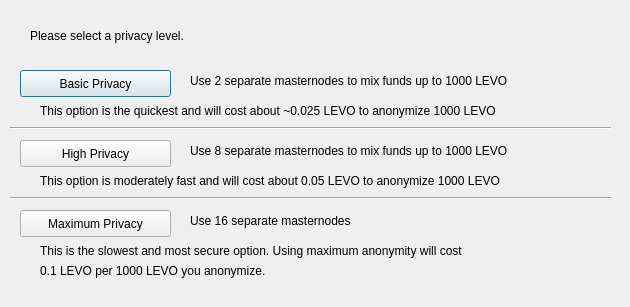
<?xml version="1.0" encoding="UTF-8"?>
<ui version="4.0">
 <class>DarksendConfig</class>
 <widget class="QDialog" name="DarksendConfig">
  <property name="geometry">
   <rect>
    <x>0</x>
    <y>0</y>
    <width>630</width>
    <height>307</height>
   </rect>
  </property>
  <property name="windowTitle">
   <string>Configure PrivateSend</string>
  </property>
  <widget class="QPushButton" name="buttonBasic">
   <property name="geometry">
    <rect>
     <x>20</x>
     <y>70</y>
     <width>151</width>
     <height>27</height>
    </rect>
   </property>
   <property name="text">
    <string>Basic Privacy</string>
   </property>
  </widget>
  <widget class="QPushButton" name="buttonHigh">
   <property name="geometry">
    <rect>
     <x>20</x>
     <y>140</y>
     <width>151</width>
     <height>27</height>
    </rect>
   </property>
   <property name="text">
    <string>High Privacy</string>
   </property>
  </widget>
  <widget class="QPushButton" name="buttonMax">
   <property name="geometry">
    <rect>
     <x>20</x>
     <y>210</y>
     <width>151</width>
     <height>27</height>
    </rect>
   </property>
   <property name="text">
    <string>Maximum Privacy</string>
   </property>
  </widget>
  <widget class="QLabel" name="label">
   <property name="geometry">
    <rect>
     <x>30</x>
     <y>20</y>
     <width>571</width>
     <height>31</height>
    </rect>
   </property>
   <property name="text">
    <string>Please select a privacy level.</string>
   </property>
  </widget>
  <widget class="QLabel" name="label_2">
   <property name="geometry">
    <rect>
     <x>190</x>
     <y>70</y>
     <width>421</width>
     <height>21</height>
    </rect>
   </property>
   <property name="text">
    <string>Use 2 separate masternodes to mix funds up to 1000 LEVO</string>
   </property>
  </widget>
  <widget class="QLabel" name="label_3">
   <property name="geometry">
    <rect>
     <x>190</x>
     <y>140</y>
     <width>411</width>
     <height>21</height>
    </rect>
   </property>
   <property name="text">
    <string>Use 8 separate masternodes to mix funds up to 1000 LEVO</string>
   </property>
  </widget>
  <widget class="QLabel" name="label_4">
   <property name="geometry">
    <rect>
     <x>190</x>
     <y>210</y>
     <width>421</width>
     <height>21</height>
    </rect>
   </property>
   <property name="text">
    <string>Use 16 separate masternodes</string>
   </property>
  </widget>
  <widget class="QLabel" name="label_6">
   <property name="geometry">
    <rect>
     <x>40</x>
     <y>100</y>
     <width>561</width>
     <height>21</height>
    </rect>
   </property>
   <property name="text">
    <string>This option is the quickest and will cost about ~0.025 LEVO to anonymize 1000 LEVO</string>
   </property>
  </widget>
  <widget class="QLabel" name="label_7">
   <property name="geometry">
    <rect>
     <x>40</x>
     <y>170</y>
     <width>561</width>
     <height>21</height>
    </rect>
   </property>
   <property name="text">
    <string>This option is moderately fast and will cost about 0.05 LEVO to anonymize 1000 LEVO</string>
   </property>
  </widget>
  <widget class="QLabel" name="label_8">
   <property name="geometry">
    <rect>
     <x>40</x>
     <y>240</y>
     <width>561</width>
     <height>21</height>
    </rect>
   </property>
   <property name="text">
    <string>This is the slowest and most secure option. Using maximum anonymity will cost</string>
   </property>
  </widget>
  <widget class="QLabel" name="label_9">
   <property name="geometry">
    <rect>
     <x>40</x>
     <y>260</y>
     <width>561</width>
     <height>21</height>
    </rect>
   </property>
   <property name="text">
    <string>0.1 LEVO per 1000 LEVO you anonymize.</string>
   </property>
  </widget>
  <widget class="Line" name="line">
   <property name="geometry">
    <rect>
     <x>10</x>
     <y>120</y>
     <width>601</width>
     <height>16</height>
    </rect>
   </property>
   <property name="orientation">
    <enum>Qt::Horizontal</enum>
   </property>
  </widget>
  <widget class="Line" name="line_2">
   <property name="geometry">
    <rect>
     <x>10</x>
     <y>190</y>
     <width>601</width>
     <height>16</height>
    </rect>
   </property>
   <property name="orientation">
    <enum>Qt::Horizontal</enum>
   </property>
  </widget>
 </widget>
 <resources/>
 <connections/>
</ui>
